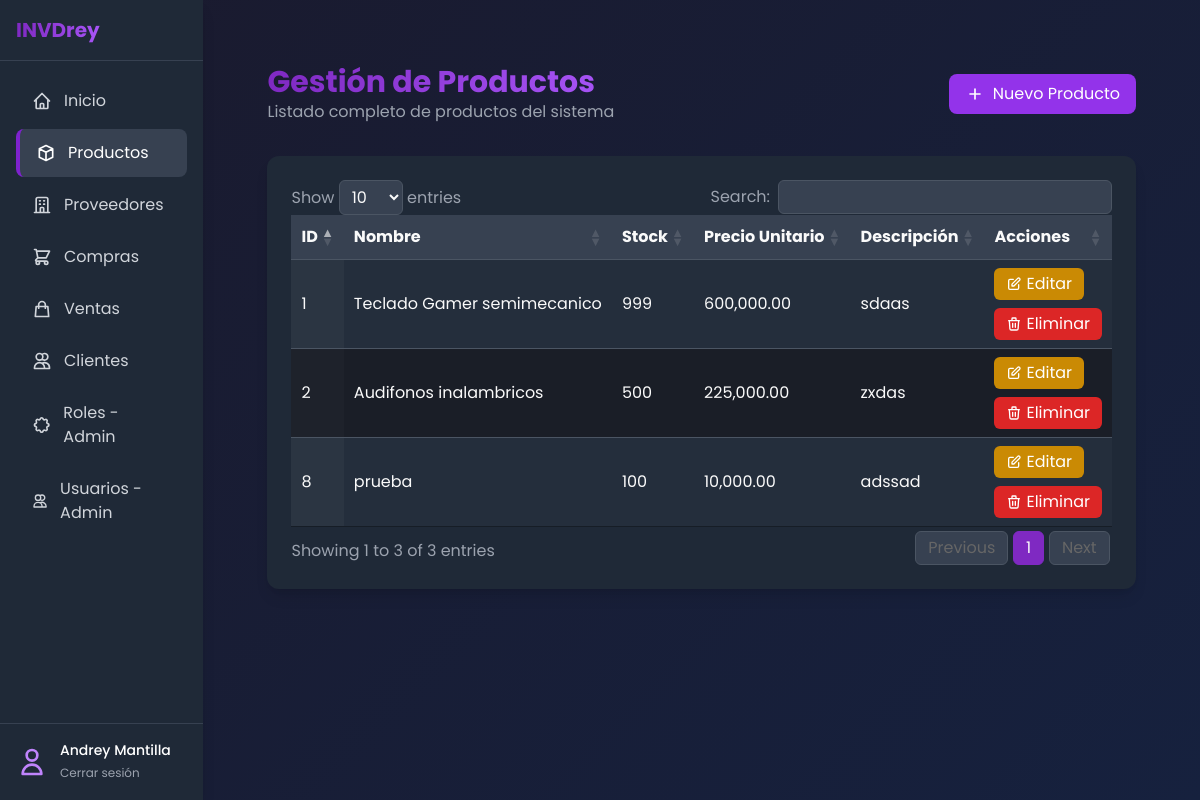
Screenshot of /Productos/productos_READ.php (signed in) with the database file from the repository.
### tables this page shows
CREATE TABLE `productos` (
  `id` int(11) NOT NULL,
  `nombre` varchar(100) NOT NULL,
  `stock` int(11) NOT NULL DEFAULT 0,
  `precio_unitario` int(11) NOT NULL,
  `descripcion` varchar(250) NOT NULL,
  `estado` tinyint(4) NOT NULL DEFAULT 1
);

### Productos/productos_READ.php (the view, shortened to what this page needs)
<?php
include '../conexion.php';
$id_rol = $_SESSION['id_rol'];
$sql = "SELECT * FROM productos WHERE estado = 1";
$stmt = $conn->prepare($sql);
$stmt->execute();
$result = $stmt->get_result();
?>
<!DOCTYPE html>
<html lang="es" class="dark">
<head>
    <script src="https://cdn.tailwindcss.com"></script>
    <link rel="stylesheet" href="https://cdn.datatables.net/1.11.5/css/jquery.dataTables.min.css">
    <link rel="stylesheet" href="https://cdn.datatables.net/responsive/2.4.1/css/responsive.dataTables.min.css">
    <link rel="stylesheet" href="../styles/Styles.css">
    <link rel="stylesheet" href="../styles/Datatable.css">
    <link rel="stylesheet" href="../styles/Sidebar.css">
</head>
<body class="min-h-screen text-gray-100 bg-gray-900">
    <div class="flex h-screen">
        <div class="sidebar w-64 bg-gray-800 shadow-lg flex flex-col">
            <div class="p-4 border-b border-gray-700">
                <div class="flex items-center space-x-2">
                    <span class="text-xl font-bold gradient-text">INVDrey</span>
                </div>
            </div>
            <div class="flex-1 overflow-y-auto py-4">
                <nav class="space-y-1 px-4">
                    <a href="../inicio.php" class="sidebar-link flex items-center px-4 py-3 text-gray-300 hover:text-white hover:bg-gray-700 rounded-lg">
                        Inicio
                    </a>
                    <a href="../productos/productos_READ.php" class="sidebar-link flex items-center px-4 py-3 text-white bg-gray-700 rounded-lg active-link">
                        <svg xmlns="http://www.w3.org/2000/svg" class="h-5 w-5 mr-3" fill="none" viewBox="0 0 24 24" stroke="currentColor">
                            <path stroke-linecap="round" stroke-linejoin="round" stroke-width="2" d="M20 7l-8-4-8 4m16 0l-8 4m8-4v10l-8 4m0-10L4 7m8 4v10M4 7v10l8 4" />
                        </svg>
                        Productos
                    </a>
                    <a href="../proveedores/proveedores_READ.php" class="sidebar-link flex items-center px-4 py-3 text-gray-300 hover:text-white hover:bg-gray-700 rounded-lg">
                        Proveedores
                    </a>
                    <a href="../Compras/compras_READ.php" class="sidebar-link flex items-center px-4 py-3 text-gray-300 hover:text-white hover:bg-gray-700 rounded-lg">
                        Compras
                    </a>
                    <a href="../ventas/ventas_READ.php" class="sidebar-link flex items-center px-4 py-3 text-gray-300 hover:text-white hover:bg-gray-700 rounded-lg">
                        <svg xmlns="http://www.w3.org/2000/svg" class="h-5 w-5 mr-3" fill="none" viewBox="0 0 24 24" stroke="currentColor">
                            <path stroke-linecap="round" stroke-linejoin="round" stroke-width="2" d="M16 11V7a4 4 0 00-8 0v4M5 9h14l1 12H4L5 9z" />
                        </svg>
                        Ventas
                    </a>
                    <a href="../clientes/clientes_READ.php" class="sidebar-link flex items-center px-4 py-3 text-gray-300 hover:text-white hover:bg-gray-700 rounded-lg">
                        <svg xmlns="http://www.w3.org/2000/svg" class="h-5 w-5 mr-3" fill="none" viewBox="0 0 24 24" stroke="currentColor">
                            <path stroke-linecap="round" stroke-linejoin="round" stroke-width="2" d="M12 4.354a4 4 0 110 5.292M15 21H3v-1a6 6 0 0112 0v1zm0 0h6v-1a6 6 0 00-9-5.197M13 7a4 4 0 11-8 0 4 4 0 018 0z" />
                        </svg>
                        Clientes
                    </a>
                    <?php if ($id_rol == 1 || $id_rol == 2): ?>
                        <a href="../roles/roles_READ.php" class="sidebar-link flex items-center px-4 py-3 text-gray-300 hover:text-white hover:bg-gray-700 rounded-lg">
                        Roles - Admin
                    </a>
                    <?php endif; ?>
                     <?php if ($id_rol == 1 || $id_rol == 2): ?>
                        <a href="../Usuarios/usuarios_READ.php" class="sidebar-link flex items-center px-4 py-3 text-gray-300 hover:text-white hover:bg-gray-700 rounded-lg">
                        <svg xmlns="http://www.w3.org/2000/svg" class="h-5 w-5 mr-3" fill="none" viewBox="0 0 24 24" stroke="currentColor">
                            <path stroke-linecap="round" stroke-linejoin="round" stroke-width="2" d="M12 4.354a4 4 0 110 5.292M15 21H3v-1a6 6 0 0112 0v1zm0 0h6v-1a6 6 0 00-9-5.197M13 7a4 4 0 11-8 0 4 4 0 018 0z" />
                        </svg>
                        Usuarios - Admin
                    </a>
                    <?php endif; ?>
                </nav>
            </div>
            <div class="p-4 border-t border-gray-700">
                <div class="flex items-center space-x-3">
                    <div class="flex-shrink-0">
                        <svg xmlns="http://www.w3.org/2000/svg" class="h-8 w-8 text-purple-400" fill="none" viewBox="0 0 24 24" stroke="currentColor">
                            <path stroke-linecap="round" stroke-linejoin="round" stroke-width="2" d="M16 7a4 4 0 11-8 0 4 4 0 018 0zM12 14a7 7 0 00-7 7h14a7 7 0 00-7-7z" />
                        </svg>
                    </div>
                    <div>
                        <p class="text-sm font-medium text-white"><?php echo $_SESSION['usuario']; ?></p>
                        <a href="../logout.php" class="text-xs text-gray-400 hover:text-purple-400">Cerrar sesión</a>
                    </div>
                </div>
            </div>
        </div>
    <div class="max-w-7xl mx-auto px-4 sm:px-6 lg:px-8 py-8">
        <div class="max-w-7xl mx-auto px-4 sm:px-6 lg:px-8 py-8">
                <div class="flex flex-col sm:flex-row justify-between items-start sm:items-center mb-8 gap-4">
            <div>
                <h1 class="text-2xl sm:text-3xl font-bold gradient-text">Gestión de Productos</h1>
                <p class="text-gray-400">Listado completo de productos del sistema</p>
            </div>
            <?php if ($id_rol == 1 || $id_rol == 2 || $id_rol == 5): ?>
            <a href="productos_CREATE.php" class="btn-action flex items-center px-4 py-2 bg-purple-600 text-white rounded-lg hover:bg-purple-700 w-full sm:w-auto justify-center">
                <svg xmlns="http://www.w3.org/2000/svg" class="h-5 w-5 sm:mr-2" fill="none" viewBox="0 0 24 24" stroke="currentColor">
                    <path stroke-linecap="round" stroke-linejoin="round" stroke-width="2" d="M12 6v6m0 0v6m0-6h6m-6 0H6" />
                </svg>
                <span class="hidden sm:inline">Nuevo Producto</span>
            </a>
            <?php endif; ?>
        </div>
        <div class="bg-gray-800 rounded-xl shadow-lg overflow-hidden">
            <div class="p-4 sm:p-6">
                <table id="productosTable" class="w-full display responsive nowrap" style="width:100%">
                    <thead class="bg-gray-700">
                        <tr>
                            <th>ID</th>
                            <th>Nombre</th>
                            <th>Stock</th>
                            <th>Precio Unitario</th>
                            <th>Descripción</th>
                            <?php if ($id_rol == 1 || $id_rol == 2 || $id_rol == 5): ?>
                            <th data-priority="1">Acciones</th>
                            <?php endif; ?>
                        </tr>
                    </thead>
                    <tbody>
                        <?php while ($row = $result->fetch_assoc()): ?>
                        <tr>
                            <td><?php echo $row['id'] ?></td>
                            <td><?php echo $row['nombre'] ?></td>
                            <td><?php echo $row['stock'] ?></td>
                            <td><?php echo number_format($row['precio_unitario'], 2) ?></td>
                            <td><?php echo $row['descripcion'] ?></td>
                            <?php if ($id_rol == 1 || $id_rol == 2 || $id_rol == 5): ?>
                            <td>
                                <div class="flex flex-wrap gap-2">
                                    <a href="productos_UPDATE.php?id=<?php echo $row['id']; ?>"
                                       class="btn-action flex items-center px-3 py-1 bg-yellow-600 text-white rounded-md hover:bg-yellow-700 relative"
                                       data-tooltip="Editar">
                                        <svg xmlns="http://www.w3.org/2000/svg" class="h-4 w-4 sm:mr-1" fill="none" viewBox="0 0 24 24" stroke="currentColor">
                                            <path stroke-linecap="round" stroke-linejoin="round" stroke-width="2" d="M11 5H6a2 2 0 00-2 2v11a2 2 0 002 2h11a2 2 0 002-2v-5m-1.414-9.414a2 2 0 112.828 2.828L11.828 15H9v-2.828l8.586-8.586z" />
                                        </svg>
                                        <span class="hidden sm:inline">Editar</span>
                                    </a>
                                    <a href="#"
                                        class="btn-action flex items-center px-3 py-1 bg-red-600 text-white rounded-md hover:bg-red-700 relative"
                                        data-tooltip="Eliminar"
                                        onclick="confirmDelete(<?php echo $row['id']; ?>)">
                                        <span class="hidden sm:inline">Eliminar</span>
                                    </a>
                                </div>
                            </td>
                            <?php endif; ?>
                        </tr>
                        <?php endwhile; ?>
                    </tbody>
                </table>
            </div>
        </div>
    </div>
    </div>
    </div>
</body>
</html>

### styles/Styles.css (style rules this page uses)
body { font-family: 'Poppins', sans-serif; background: linear-gradient(135deg, #1a1a2e 0%, #16213e 100%); }
.gradient-text { background: linear-gradient(90deg, #7f29c2 0%, #a855f7 100%); -webkit-background-clip: text; background-clip: text; color: transparent; }
.btn-action { transition: all 0.2s ease; }

### styles/Datatable.css (style rules this page uses)
.dataTables_wrapper .dataTable { width: 100% !important; background-color: #1F2937 !important; color: #FAFAFA !important; border-collapse: collapse !important; }
.dataTables_wrapper .dataTable td, .dataTables_wrapper .dataTable th { background-color: transparent !important; color: #FAFAFA !important; border-color: #4B5563 !important; }
.dataTables_wrapper .dataTable tbody tr.odd td { background-color: #1F2937 !important; }
.dataTables_wrapper .dataTable tbody tr.even td { background-color: #1A1E27 !important; }

### styles/Sidebar.css (style rules this page uses)
.sidebar { transition: all 0.3s ease; }
.sidebar-link { transition: all 0.2s ease; }
.active-link { background-color: #4B5563; border-left: 4px solid #7e22ce; }

### rows the page displays
productos: id "1", nombre "Teclado Gamer semimecanico", stock "999", precio_unitario "600,000.00", descripcion "sdaas"
productos: id "2", nombre "Audifonos inalambricos", stock "500", precio_unitario "225,000.00", descripcion "zxdas"
productos: id "8", nombre "prueba", stock "100", precio_unitario "10,000.00", descripcion "adssad"

### other values shown
$_SESSION['usuario'] "Andrey Mantilla"
